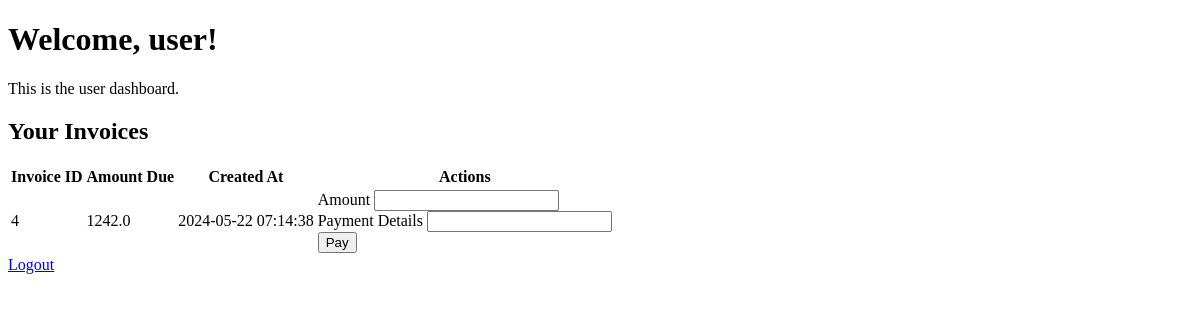
The app's page /user_dashboard (signed in), older data.
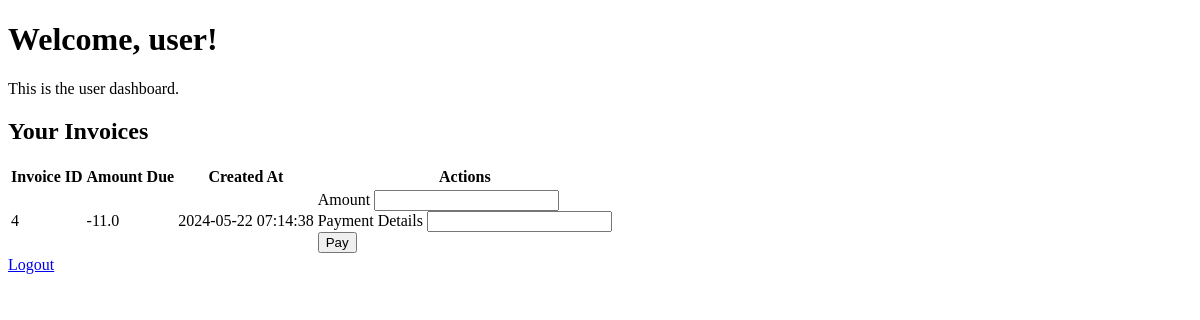
The same page, newer data.
### app/models.py (models this page shows)
class Invoice(db.Model):
    id = db.Column(db.Integer, primary_key=True)
    user_id = db.Column(db.Integer, db.ForeignKey('user.id'), nullable=False)
    encrypted_invoice = db.Column(db.LargeBinary, nullable=False)
    signature = db.Column(db.LargeBinary, nullable=False)
    created_at = db.Column(db.DateTime, default=db.func.current_timestamp())
    amount_due = db.Column(db.Float, nullable=False)

### app/routes.py (the view, shortened to what this page needs)
@app.route('/user_dashboard', methods=['GET', 'POST'])
@login_required
def user_dashboard():
    user_id = session.get('user_id')  # Retrieve user ID from session
    if not user_id:
        flash('Please log in to access this page.', 'warning')
        return redirect(url_for('login'))
    user = User.query.get(user_id)
    invoices = Invoice.query.filter_by(user_id=user_id).all()
    form = PaymentForm()
    return render_template('user_dashboard.html', user=user, form=form, invoices=invoices)

### app/forms.py
class PaymentForm(FlaskForm):
    amount = FloatField('Amount', validators=[DataRequired(), NumberRange(min=0, message='Amount must be positive')])
    payment_details = StringField('Payment Details', validators=[DataRequired()])
    submit = SubmitField('Submit')

### app/templates/user_dashboard.html (shortened to what this page needs)
<!DOCTYPE html>
<html lang="en">
<head>
    <link rel="stylesheet" href="{{ url_for('static', filename='styles.css') }}">
</head>
<body>
    <div class="container">
        <h1>Welcome, {{ user.username }}!</h1>
        <p>This is the user dashboard.</p>
        <h2>Your Invoices</h2>
        <table>
            <thead>
                <tr>
                    <th>Invoice ID</th>
                    <th>Amount Due</th>
                    <th>Created At</th>
                    <th>Actions</th>
                </tr>
            </thead>
            <tbody>
                {% for invoice in invoices %}
                <tr>
                    <td>{{ invoice.id }}</td>
                    <td>{{ invoice.amount_due }}</td>
                    <td>{{ invoice.created_at }}</td>
                    <td>
                        <form method="POST" action="{{ url_for('user_dashboard') }}">
                            <div class="form-group">
                                {{ form.amount.label }}
                                {{ form.amount(class="form-control") }}
                            </div>
                            <div class="form-group">
                                {{ form.payment_details.label }}
                                {{ form.payment_details(class="form-control") }}
                            </div>
                            <button type="submit" class="btn btn-primary">Pay</button>
                        </form>
                    </td>
                </tr>
                {% endfor %}
            </tbody>
        </table>
        <a href="{{ url_for('logout') }}">Logout</a>
    </div>
</body>
</html>

Row changes from the older to the newer data that the page shows:
changed Invoice id 4: amount_due "1242.0" → "-11.0"
